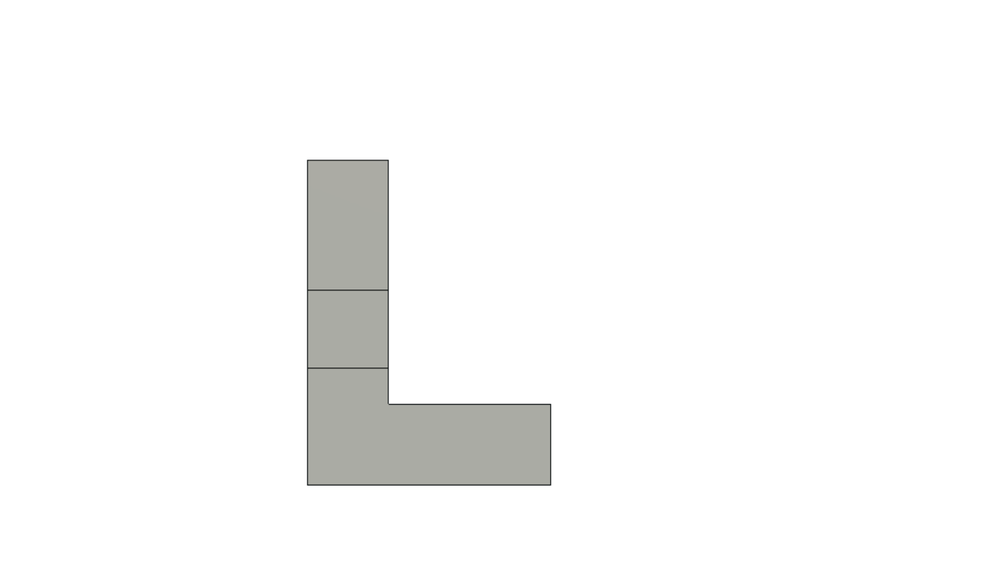
#> input picture problem statements/1/Front.png, 1000 x 562 px, shrunk from 1347 x 757 before the run, found by its file name
$ python edge.py
#> lines starting #> are read from the running program, lines starting #| are printed output that depends on the picture; after the words box and inside, x2 and y2 are one past the last pixel; in counts of white or black regions, pixels touching at a corner belong together
import numpy as np
import cv2
import matplotlib.pyplot as plt
img = cv2.imread('Front.png')
#> img is the input picture: shape (562, 1000, 3); mean B, G, R 248.2, 248.7, 248.6
gray = cv2.cvtColor(img,cv2.COLOR_BGR2GRAY)
gray = np.float32(gray)

corners = cv2.goodFeaturesToTrack(gray, 100, 0.01, 10)
#> corners = [[550, 404], [307, 160], [550, 484], [389, 402], [388, 160], [307, 484], [308, 290], [308, 368], [387, 290], [387, 368]]
corners = np.int0(corners)
for corner in corners:
    x,y = corner.ravel()
    cv2.circle(img,(x,y),3,255,-1)
#> this loop made 10 passes
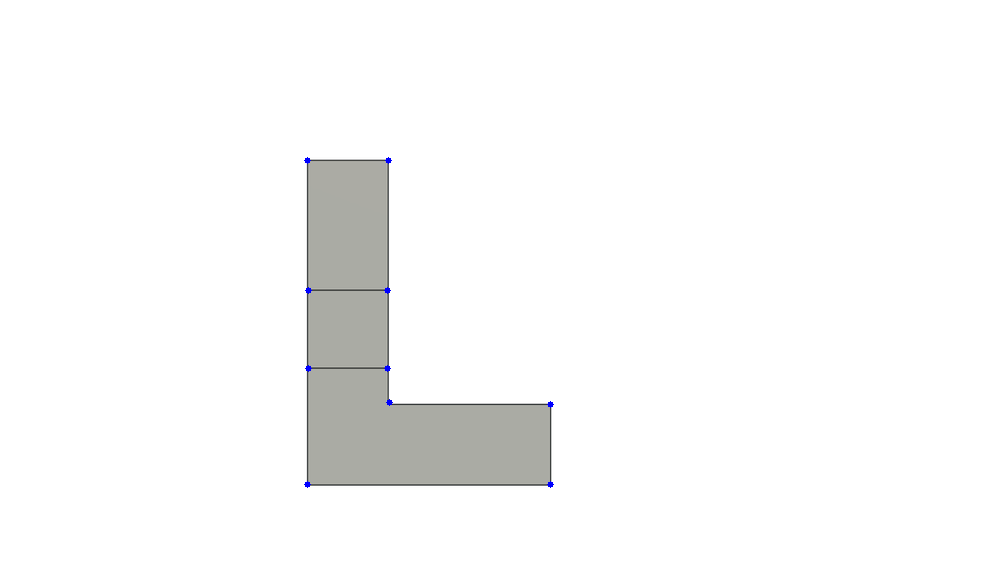
#> img: shape (562, 1000, 3); 0.05% of pixels changed, all inside (x1, y1, x2, y2) = (304, 157, 554, 488)

fig = plt.figure()
ax = plt.axes(projection = '3d')
cv2.imshow('Corner',img)
print(corners)
#| [[[550 404]]
#|  [[307 160]]
#|  [[550 484]]
#|  [[389 402]]
#|  [[388 160]]
#|  [[307 484]]
#|  [[308 290]]
#|  [[308 368]]
#|  [[387 290]]
#|  [[387 368]]]
plt.imshow(img)
plt.show()
